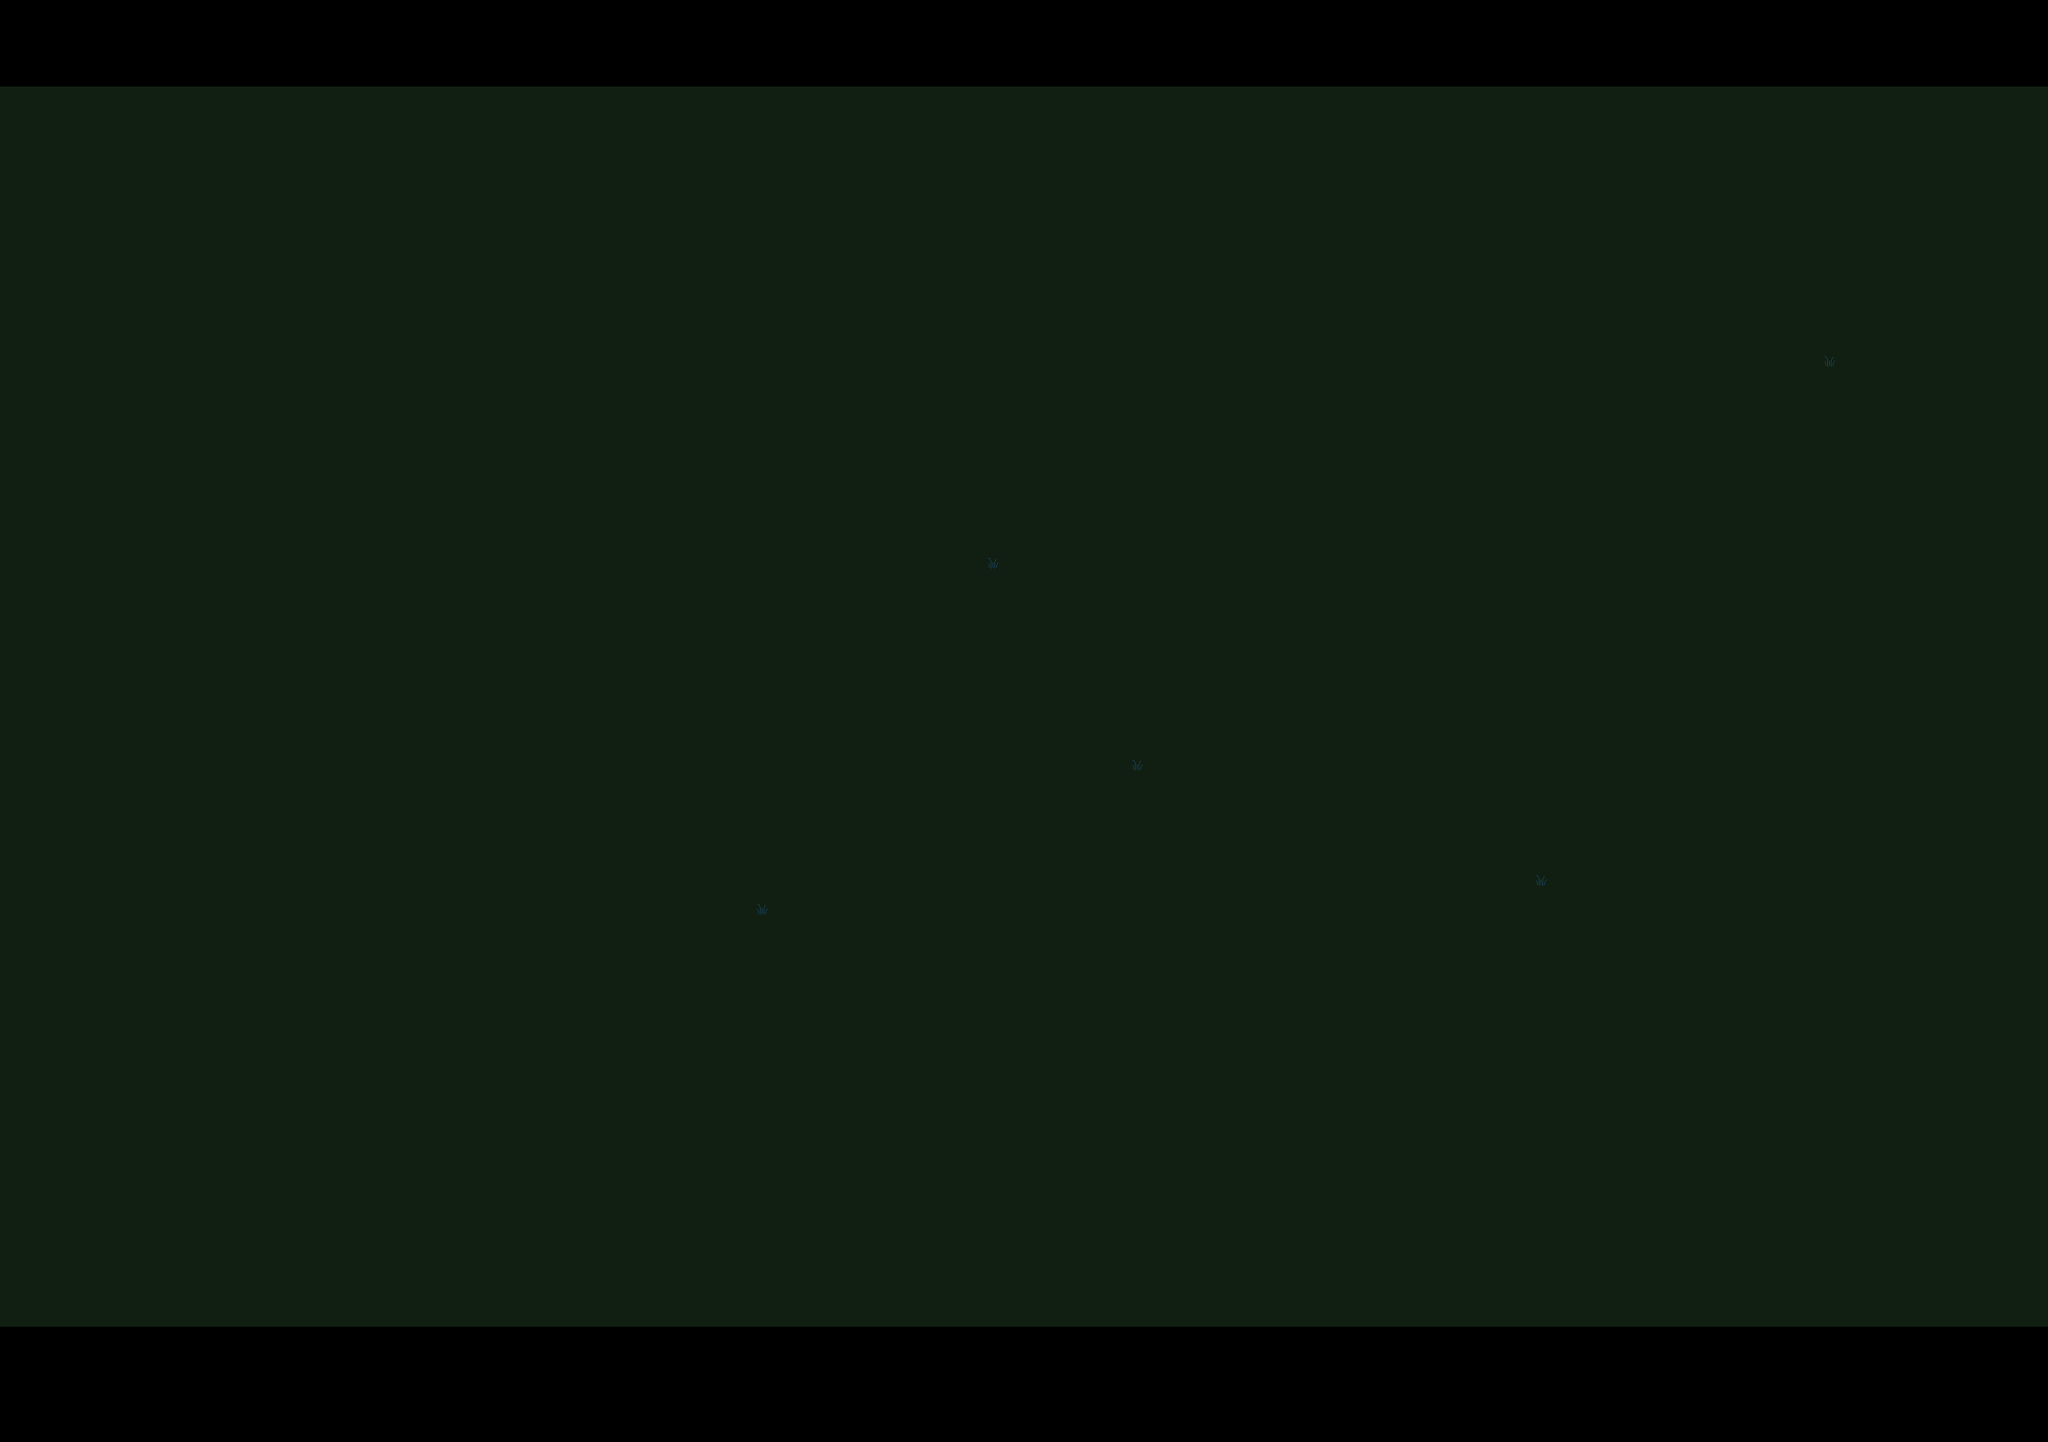

This game map was drawn from its Tiled (.tmx) file and the tilesets committed beside it. A one-line description and the trimmed map source follow:
An orthogonal 71x50 tile map with 32x32 px tiles, 2 tile layers (Ground, OnGround).

<map version="1.10" tiledversion="1.11.2" orientation="orthogonal" renderorder="right-down" width="71" height="50" tilewidth="32" tileheight="32" infinite="0" nextlayerid="3" nextobjectid="1">
 <tileset firstgid="1" source="Ground$&amp;Shit.tsx" />
 <layer id="1" name="Ground" width="71" height="50">
  <data>[3550 cells, 3053 non-empty, 1 distinct tile ids]</data>
 </layer>
 <layer id="2" name="OnGround" width="71" height="50">
  <data>[3550 cells, 5 non-empty, 1 distinct tile ids]</data>
 </layer>
</map>
